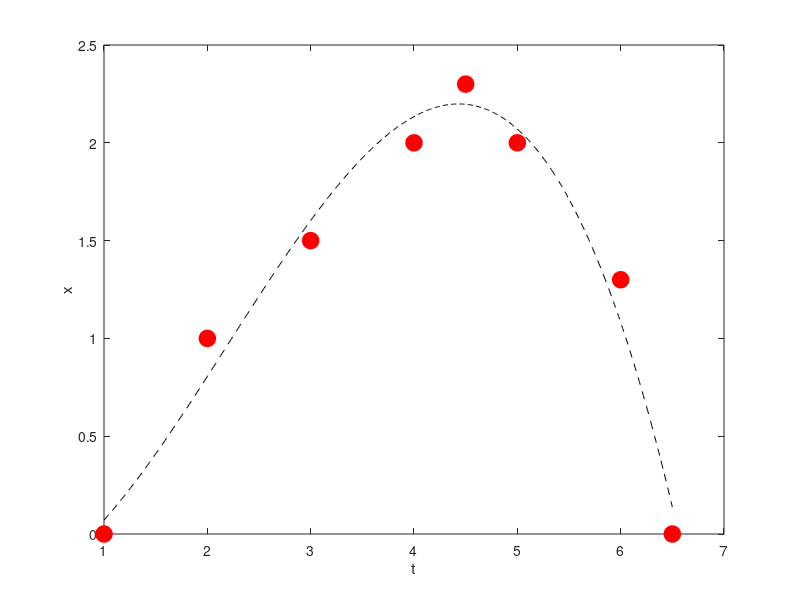
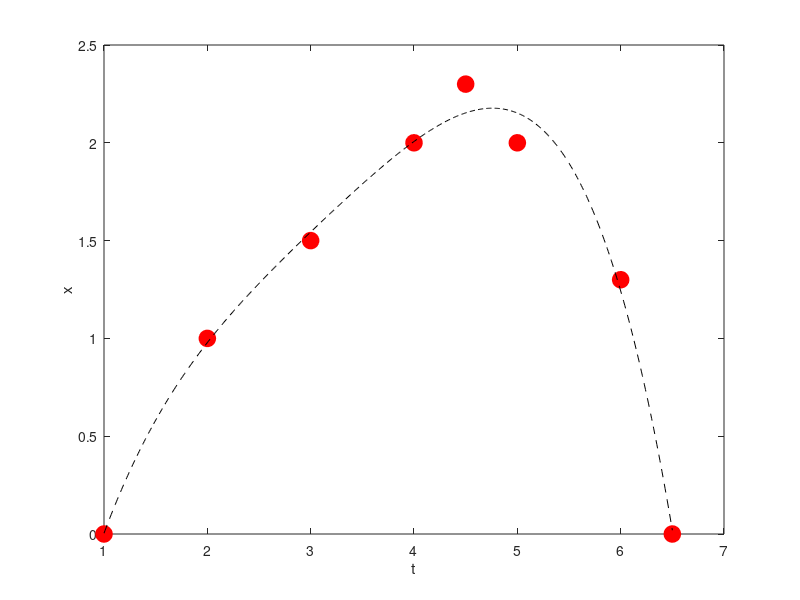
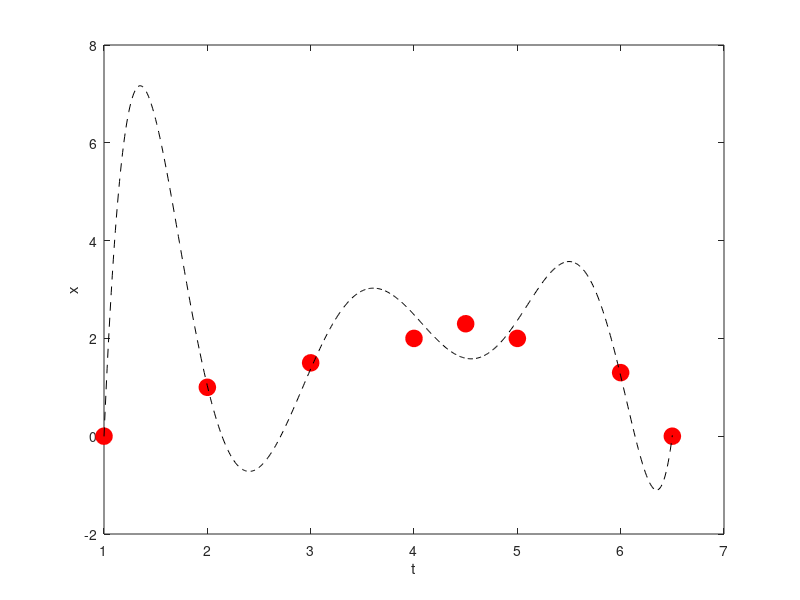
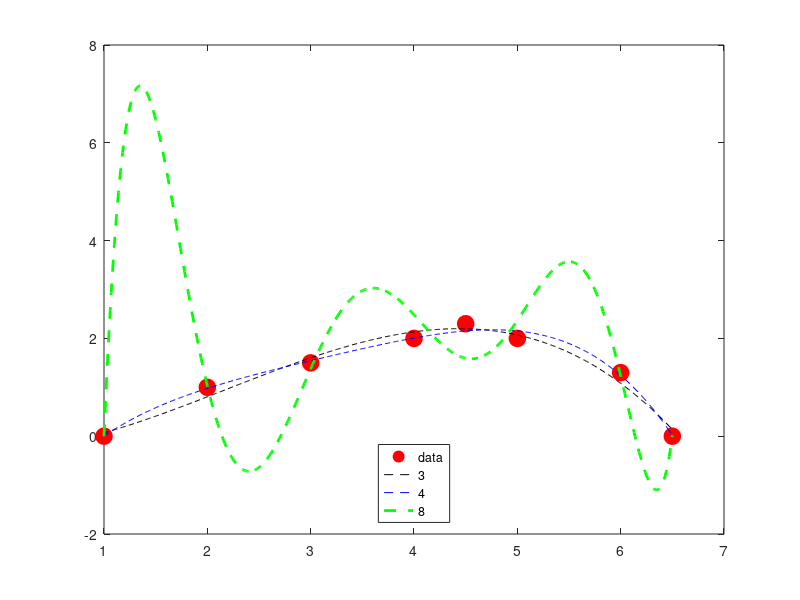

These figures' MATLAB source, in order:
% Curve fit of measured data using least-square mean method
% Curve fit using least-square fit - 

% measured data 
t = [1;2;3;4;4.5;5;6;6.5];
y = [0;1;1.5;2;2.3;2;1.3;0];

% Function we are looking for is named F
% cubic polynom function - as an anonym function
F = @(x,xdata) x(1)*xdata.^3+x(2)*xdata.^2+x(3)*xdata+x(4);
% initial parameter set for iteration
x0 = [1 1 1 0];

% call lsqcurvefit 
[p,resnorm] = lsqcurvefit(F,x0,t,y)

%% Fitted curve and measuring datas
% Show measured data and fitted polynom
% Calculate fitted polynom values
x = 1:0.01:6.5;
px = polyval(p,x);

% Plot measured data (markers are measurement)
figure; 
  plot(t,y,'ro','MarkerSize',12,'MarkerFaceColor','r');
  hold on; % hold plot to plot one more axis
  % labels for x-axis and y-axis
  xlabel('t'); ylabel('x');
  % plot fitted polynom
  plot(x,px,'k--');

%% Higher order polynom approximation
% Try a higher order polynom (4th order)
F4 = @(p,x) polyval(p,x);
x0 = [1 1 1 1 0];
[p4,resnorm] = lsqcurvefit(F4,x0,t,y)
px4 = polyval(p4,x);

figure; 
  plot(t,y,'ro','MarkerSize',12,'MarkerFaceColor','r');
  hold on;
  xlabel('t'); ylabel('x');

  plot(x,px4,'k--');

%% 8th grade polynom
Fn = @(p,x) polyval(p,x);

x0 = ones([1 9]);
[p8,resnorm] = lsqcurvefit(F4,x0,t,y)
px8 = polyval(p8,x);

figure; 
  plot(t,y,'ro','MarkerSize',12,'MarkerFaceColor','r');
  hold on;
  xlabel('t'); ylabel('x');

  plot(x,px8,'k--');

%% All the approximations 

figure; 
  plot(t,y,'ro','MarkerSize',12,'MarkerFaceColor','r'); 
  hold on; 
  plot(x,px,'k--',x,px4,'b--',x,px8,'g--','LineWidth',2);
legend('data','3','4','8','Location','south')

%% Exponencialis 
% Fexp = @(p,x) p(1).*exp(-p(2)*(x-1))+p(3).*(x-1).*exp(-p(2)*(x-1));%+p(4)*exp(-p(5)*(x-1));
Fexp = @(p,x) p(1).*exp(-p(2)*x)+p(3).*x.*exp(-p(2)*x);%+p(4)*exp(-p(5)*(x-1));
p0 = [1 1 1];% 10 0.1];
[pe,resnorm] = lsqcurvefit(Fexp,p0,t,y)
% fx = pe(1).*exp(-pe(2)*(x-1))+pe(2).*(x-1).*exp(-pe(2)*(x-1));%+pe(4)*exp(-pe(5)*(x-1));
fx = pe(1).*exp(-pe(2)*x)+pe(2).*x.*exp(-pe(2)*x);%+pe(4)*exp(-pe(5)*(x-1));

figure; 
  plot(t,y,'ro','MarkerSize',12,'MarkerFaceColor','r');
  hold on;
  xlabel('t'); ylabel('x');

  plot(x,fx,'k--');

%% exp*cos approximation
% f(x) = A*exp(-alfa*x)*cos(OM*x+ro)
FEC = @(p,x) p(1)*exp(-p(2)*x).*cos(p(3)*x+p(4)).*x;
p0 = [2 0.01 2*pi/14 0.2];
[pe,resnorm] = lsqcurvefit(FEC, p0, t, y);
fec = pe(1)*exp(-p(2)*x).*cos(p(3)*x+p(4)).*x;

figure; 
  plot(t,y,'ro','MarkerSize',12, 'MarkerFaceColor','r');
  hold on;
  xlabel('t'); ylabel('x');
  plot(x,fec,'k--');

